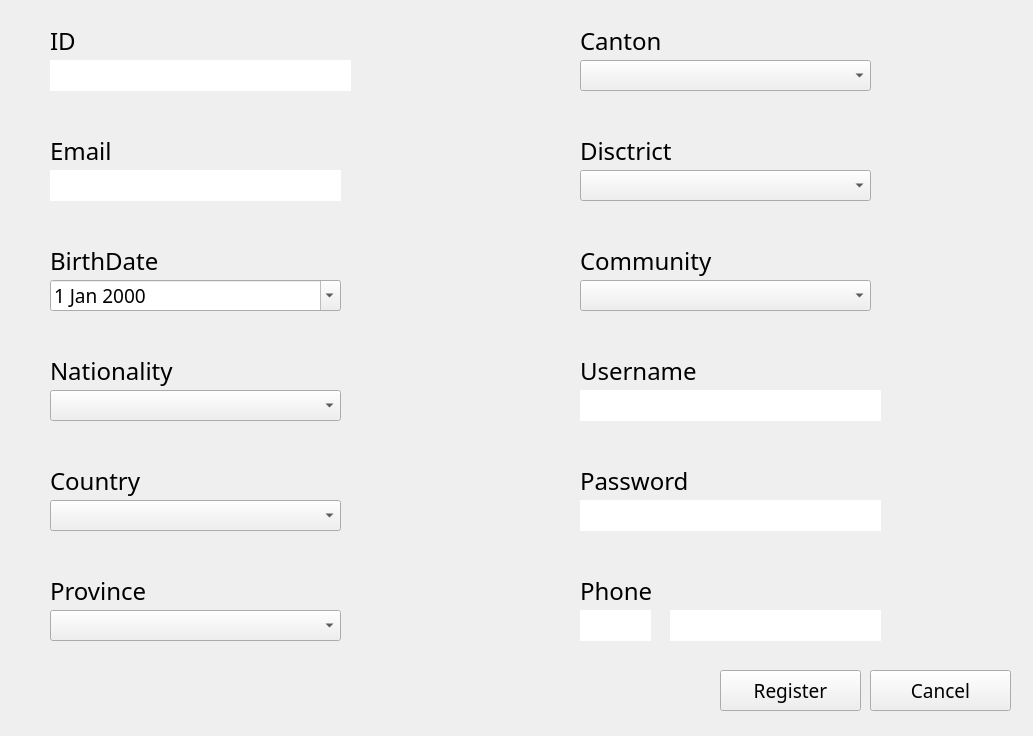
    <widget class="QWidget" name="RegisterPage">
     <widget class="QComboBox" name="Register_CountryInput">
      <property name="geometry">
       <rect>
        <x>50</x>
        <y>500</y>
        <width>291</width>
        <height>31</height>
       </rect>
      </property>
      <property name="font">
       <font>
        <family>Source Sans Pro</family>
        <pointsize>12</pointsize>
       </font>
      </property>
     </widget>
     <widget class="QLabel" name="Register_DistrictLabel">
      <property name="geometry">
       <rect>
        <x>580</x>
        <y>130</y>
        <width>141</width>
        <height>41</height>
       </rect>
      </property>
      <property name="font">
       <font>
        <family>Source Sans Pro</family>
        <pointsize>18</pointsize>
        <weight>50</weight>
        <bold>false</bold>
       </font>
      </property>
      <property name="text">
       <string>Disctrict</string>
      </property>
     </widget>
     <widget class="QComboBox" name="Register_NationalityInput">
      <property name="geometry">
       <rect>
        <x>50</x>
        <y>390</y>
        <width>291</width>
        <height>31</height>
       </rect>
      </property>
      <property name="font">
       <font>
        <family>Source Sans Pro</family>
        <pointsize>12</pointsize>
       </font>
      </property>
     </widget>
     <widget class="QLabel" name="Register_NationalityLabel">
      <property name="geometry">
       <rect>
        <x>50</x>
        <y>350</y>
        <width>141</width>
        <height>41</height>
       </rect>
      </property>
      <property name="font">
       <font>
        <family>Source Sans Pro</family>
        <pointsize>18</pointsize>
        <weight>50</weight>
        <bold>false</bold>
       </font>
      </property>
      <property name="text">
       <string>Nationality</string>
      </property>
     </widget>
     <widget class="QLineEdit" name="Register_EmailInput">
      <property name="geometry">
       <rect>
        <x>50</x>
        <y>170</y>
        <width>291</width>
        <height>31</height>
       </rect>
      </property>
      <property name="font">
       <font>
        <family>Source Sans Pro</family>
        <pointsize>14</pointsize>
       </font>
      </property>
      <property name="frame">
       <bool>false</bool>
      </property>
     </widget>
     <widget class="QLabel" name="Register_PhoneLabel">
      <property name="geometry">
       <rect>
        <x>580</x>
        <y>570</y>
        <width>141</width>
        <height>41</height>
       </rect>
      </property>
      <property name="font">
       <font>
        <family>Source Sans Pro</family>
        <pointsize>18</pointsize>
        <weight>50</weight>
        <bold>false</bold>
       </font>
      </property>
      <property name="text">
       <string>Phone</string>
      </property>
     </widget>
     <widget class="QLabel" name="Register_PasswordLabel">
      <property name="geometry">
       <rect>
        <x>580</x>
        <y>460</y>
        <width>141</width>
        <height>41</height>
       </rect>
      </property>
      <property name="font">
       <font>
        <family>Source Sans Pro</family>
        <pointsize>18</pointsize>
        <weight>50</weight>
        <bold>false</bold>
       </font>
      </property>
      <property name="text">
       <string>Password</string>
      </property>
     </widget>
     <widget class="QPushButton" name="Register_RegisterButton">
      <property name="geometry">
       <rect>
        <x>720</x>
        <y>670</y>
        <width>141</width>
        <height>41</height>
       </rect>
      </property>
      <property name="font">
       <font>
        <family>Coolvetica Rg</family>
        <pointsize>14</pointsize>
       </font>
      </property>
      <property name="text">
       <string>Register</string>
      </property>
      <property name="flat">
       <bool>false</bool>
      </property>
     </widget>
     <widget class="QLabel" name="Register_PersonIDLabel">
      <property name="geometry">
       <rect>
        <x>50</x>
        <y>20</y>
        <width>141</width>
        <height>41</height>
       </rect>
      </property>
      <property name="font">
       <font>
        <family>Source Sans Pro</family>
        <pointsize>18</pointsize>
        <weight>50</weight>
        <bold>false</bold>
       </font>
      </property>
      <property name="text">
       <string>ID</string>
      </property>
     </widget>
     <widget class="QComboBox" name="Register_DistrictInput">
      <property name="geometry">
       <rect>
        <x>580</x>
        <y>170</y>
        <width>291</width>
        <height>31</height>
       </rect>
      </property>
      <property name="font">
       <font>
        <family>Source Sans Pro</family>
        <pointsize>12</pointsize>
       </font>
      </property>
     </widget>
     <widget class="QLabel" name="Register_CommunityLabel">
      <property name="geometry">
       <rect>
        <x>580</x>
        <y>240</y>
        <width>141</width>
        <height>41</height>
       </rect>
      </property>
      <property name="font">
       <font>
        <family>Source Sans Pro</family>
        <pointsize>18</pointsize>
        <weight>50</weight>
        <bold>false</bold>
       </font>
      </property>
      <property name="text">
       <string>Community</string>
      </property>
     </widget>
     <widget class="QLineEdit" name="Register_UsernameInput">
      <property name="geometry">
       <rect>
        <x>580</x>
        <y>390</y>
        <width>301</width>
        <height>31</height>
       </rect>
      </property>
      <property name="font">
       <font>
        <family>Source Sans Pro</family>
        <pointsize>14</pointsize>
       </font>
      </property>
      <property name="frame">
       <bool>false</bool>
      </property>
     </widget>
     <widget class="QLineEdit" name="Register_PhoneAreaInput">
      <property name="geometry">
       <rect>
        <x>580</x>
        <y>610</y>
        <width>71</width>
        <height>31</height>
       </rect>
      </property>
      <property name="font">
       <font>
        <family>Source Sans Pro</family>
        <pointsize>14</pointsize>
       </font>
      </property>
      <property name="frame">
       <bool>false</bool>
      </property>
     </widget>
     <widget class="QLabel" name="Register_CantonLabel">
      <property name="geometry">
       <rect>
        <x>580</x>
        <y>20</y>
        <width>141</width>
        <height>41</height>
       </rect>
      </property>
      <property name="font">
       <font>
        <family>Source Sans Pro</family>
        <pointsize>18</pointsize>
        <weight>50</weight>
        <bold>false</bold>
       </font>
      </property>
      <property name="text">
       <string>Canton</string>
      </property>
     </widget>
     <widget class="QLabel" name="Register_CountryLabel">
      <property name="geometry">
       <rect>
        <x>50</x>
        <y>460</y>
        <width>141</width>
        <height>41</height>
       </rect>
      </property>
      <property name="font">
       <font>
        <family>Source Sans Pro</family>
        <pointsize>18</pointsize>
        <weight>50</weight>
        <bold>false</bold>
       </font>
      </property>
      <property name="text">
       <string>Country</string>
      </property>
     </widget>
     <widget class="QLabel" name="Register_ProvinceLabel">
      <property name="geometry">
       <rect>
        <x>50</x>
        <y>570</y>
        <width>141</width>
        <height>41</height>
       </rect>
      </property>
      <property name="font">
       <font>
        <family>Source Sans Pro</family>
        <pointsize>18</pointsize>
        <weight>50</weight>
        <bold>false</bold>
       </font>
      </property>
      <property name="text">
       <string>Province</string>
      </property>
     </widget>
     <widget class="QLineEdit" name="Register_IDInput">
      <property name="geometry">
       <rect>
        <x>50</x>
        <y>60</y>
        <width>301</width>
        <height>31</height>
       </rect>
      </property>
      <property name="font">
       <font>
        <family>Source Sans Pro</family>
        <pointsize>14</pointsize>
       </font>
      </property>
      <property name="frame">
       <bool>false</bool>
      </property>
     </widget>
     <widget class="QDateEdit" name="Register_BirthDateInput">
      <property name="geometry">
       <rect>
        <x>50</x>
        <y>280</y>
        <width>291</width>
        <height>31</height>
       </rect>
      </property>
      <property name="font">
       <font>
        <family>Source Sans Pro</family>
        <pointsize>14</pointsize>
       </font>
      </property>
      <property name="wrapping">
       <bool>false</bool>
      </property>
      <property name="frame">
       <bool>true</bool>
      </property>
      <property name="buttonSymbols">
       <enum>QAbstractSpinBox::UpDownArrows</enum>
      </property>
      <property name="maximumDate">
       <date>
        <year>2200</year>
        <month>12</month>
        <day>31</day>
       </date>
      </property>
      <property name="minimumDate">
       <date>
        <year>1900</year>
        <month>9</month>
        <day>14</day>
       </date>
      </property>
      <property name="calendarPopup">
       <bool>true</bool>
      </property>
     </widget>
     <widget class="QLabel" name="Register_BirthDateLabel">
      <property name="geometry">
       <rect>
        <x>50</x>
        <y>240</y>
        <width>141</width>
        <height>41</height>
       </rect>
      </property>
      <property name="font">
       <font>
        <family>Source Sans Pro</family>
        <pointsize>18</pointsize>
        <weight>50</weight>
        <bold>false</bold>
       </font>
      </property>
      <property name="text">
       <string>BirthDate</string>
      </property>
     </widget>
     <widget class="QComboBox" name="Register_ProvinceInput">
      <property name="geometry">
       <rect>
        <x>50</x>
        <y>610</y>
        <width>291</width>
        <height>31</height>
       </rect>
      </property>
      <property name="font">
       <font>
        <family>Source Sans Pro</family>
        <pointsize>12</pointsize>
       </font>
      </property>
     </widget>
     <widget class="QLabel" name="Register_EmailLabel">
      <property name="geometry">
       <rect>
        <x>50</x>
        <y>130</y>
        <width>141</width>
        <height>41</height>
       </rect>
      </property>
      <property name="font">
       <font>
        <family>Source Sans Pro</family>
        <pointsize>18</pointsize>
        <weight>50</weight>
        <bold>false</bold>
       </font>
      </property>
      <property name="text">
       <string>Email</string>
      </property>
     </widget>
     <widget class="QLabel" name="Register_Background">
      <property name="geometry">
       <rect>
        <x>0</x>
        <y>0</y>
        <width>1024</width>
        <height>727</height>
       </rect>
      </property>
      <property name="sizePolicy">
       <sizepolicy hsizetype="Fixed" vsizetype="Fixed">
        <horstretch>0</horstretch>
        <verstretch>0</verstretch>
       </sizepolicy>
      </property>
      <property name="text">
       <string/>
      </property>
     </widget>
     <widget class="QLineEdit" name="Register_PasswordInput">
      <property name="geometry">
       <rect>
        <x>580</x>
        <y>500</y>
        <width>301</width>
        <height>31</height>
       </rect>
      </property>
      <property name="font">
       <font>
        <family>Source Sans Pro</family>
        <pointsize>14</pointsize>
       </font>
      </property>
      <property name="frame">
       <bool>false</bool>
      </property>
     </widget>
     <widget class="QLabel" name="Register_UsernameLabel">
      <property name="geometry">
       <rect>
        <x>580</x>
        <y>350</y>
        <width>141</width>
        <height>41</height>
       </rect>
      </property>
      <property name="font">
       <font>
        <family>Source Sans Pro</family>
        <pointsize>18</pointsize>
       </font>
      </property>
      <property name="text">
       <string>Username</string>
      </property>
     </widget>
     <widget class="QPushButton" name="Register_CancelButton">
      <property name="geometry">
       <rect>
        <x>870</x>
        <y>670</y>
        <width>141</width>
        <height>41</height>
       </rect>
      </property>
      <property name="font">
       <font>
        <family>Coolvetica Rg</family>
        <pointsize>14</pointsize>
       </font>
      </property>
      <property name="text">
       <string>Cancel</string>
      </property>
     </widget>
     <widget class="QComboBox" name="Register_CommunityInput">
      <property name="geometry">
       <rect>
        <x>580</x>
        <y>280</y>
        <width>291</width>
        <height>31</height>
       </rect>
      </property>
      <property name="font">
       <font>
        <family>Source Sans Pro</family>
        <pointsize>12</pointsize>
       </font>
      </property>
     </widget>
     <widget class="QComboBox" name="Register_CantonInput">
      <property name="geometry">
       <rect>
        <x>580</x>
        <y>60</y>
        <width>291</width>
        <height>31</height>
       </rect>
      </property>
      <property name="font">
       <font>
        <family>Source Sans Pro</family>
        <pointsize>12</pointsize>
       </font>
      </property>
     </widget>
     <widget class="QLineEdit" name="Register_PhoneInput">
      <property name="geometry">
       <rect>
        <x>670</x>
        <y>610</y>
        <width>211</width>
        <height>31</height>
       </rect>
      </property>
      <property name="font">
       <font>
        <family>Source Sans Pro</family>
        <pointsize>14</pointsize>
       </font>
      </property>
      <property name="frame">
       <bool>false</bool>
      </property>
     </widget>
     <zorder>Register_Background</zorder>
     <zorder>Register_CountryInput</zorder>
     <zorder>Register_DistrictLabel</zorder>
     <zorder>Register_NationalityInput</zorder>
     <zorder>Register_NationalityLabel</zorder>
     <zorder>Register_EmailInput</zorder>
     <zorder>Register_PhoneLabel</zorder>
     <zorder>Register_PasswordLabel</zorder>
     <zorder>Register_RegisterButton</zorder>
     <zorder>Register_PersonIDLabel</zorder>
     <zorder>Register_DistrictInput</zorder>
     <zorder>Register_CommunityLabel</zorder>
     <zorder>Register_UsernameInput</zorder>
     <zorder>Register_PhoneAreaInput</zorder>
     <zorder>Register_CantonLabel</zorder>
     <zorder>Register_CountryLabel</zorder>
     <zorder>Register_ProvinceLabel</zorder>
     <zorder>Register_IDInput</zorder>
     <zorder>Register_BirthDateInput</zorder>
     <zorder>Register_BirthDateLabel</zorder>
     <zorder>Register_ProvinceInput</zorder>
     <zorder>Register_EmailLabel</zorder>
     <zorder>Register_PasswordInput</zorder>
     <zorder>Register_UsernameLabel</zorder>
     <zorder>Register_CancelButton</zorder>
     <zorder>Register_CommunityInput</zorder>
     <zorder>Register_CantonInput</zorder>
     <zorder>Register_PhoneInput</zorder>
    </widget>
